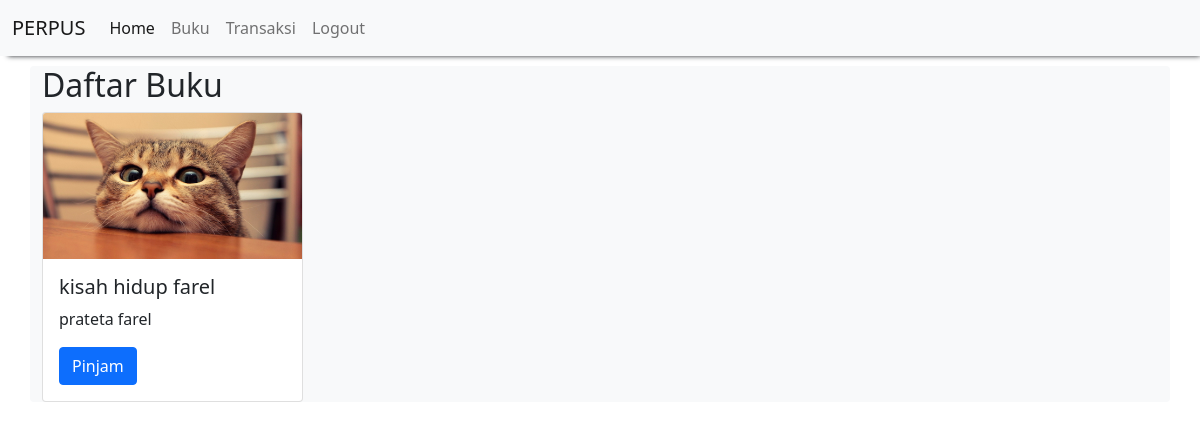
The page /buku.php (signed in) on the database its author committed.
### tables this page shows
CREATE TABLE `buku` (
  `id_buku` int(11) NOT NULL,
  `nama_buku` varchar(100) NOT NULL,
  `pengarang` varchar(100) NOT NULL,
  `deskripsi` varchar(255) NOT NULL,
  `foto` varchar(255) NOT NULL
);

### buku.php (the view)
<?php
    include "header.php";
?>
<h2>Daftar Buku</h2>
<div class="row">
    <?php
    include "koneksi.php";
    $qry_buku=mysqli_query($koneksi,"select * from buku");
    while($dt_buku=mysqli_fetch_array($qry_buku)){
        ?>
        <div class="col-md-3">
            <div class="card" >
              <img src="assets/foto_produk/<?=$dt_buku['foto']?>" class="card-img-top">
              <div class="card-body">
                <h5 class="card-title"><?=$dt_buku['nama_buku']?></h5>
                <p class="card-text"><?=substr($dt_buku['deskripsi'], 0,20)?></p>
                <a href="pinjam_buku.php?id_buku=<?=$dt_buku['id_buku']?>" class="btn btn-primary">Pinjam</a>
              </div>
            </div>
        </div>
        <?php
    }
    ?>
</div>
<?php
    include "footer.php";
?>

### rows shown on the page
buku: foto (picture), nama_buku "kisah hidup farel", deskripsi "prateta farel"
